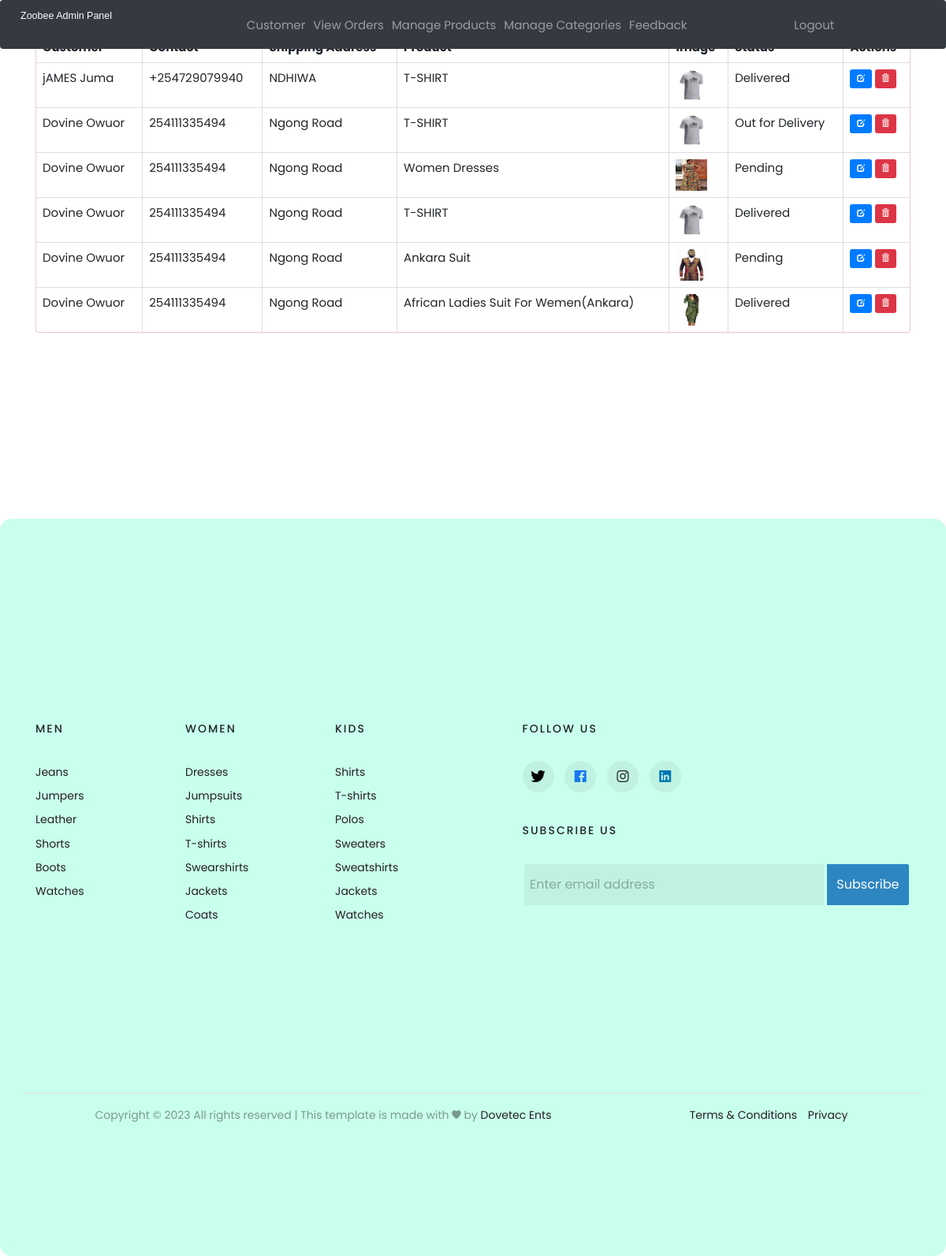
Page /admin-view-booking (signed in) on the committed database.
### ecom/models.py (models this page shows, shortened)
class Customer(models.Model):
    user=models.OneToOneField(User,on_delete=models.CASCADE)
    profile_pic= models.ImageField(upload_to='profile_pic/CustomerProfilePic/',null=True,blank=True)
    address = models.CharField(max_length=40)
    mobile = models.CharField(max_length=20,null=False)
    @property
    def get_name(self):
        return self.user.first_name+" "+self.user.last_name

class Orders(models.Model):
    STATUS =(
        ('Pending','Pending'),
        ('Order Confirmed','Order Confirmed'),
        ('Out for Delivery','Out for Delivery'),
        ('Delivered','Delivered'),
    )
    customer=models.ForeignKey('Customer', on_delete=models.CASCADE,null=True)
    product=models.ForeignKey('Product',on_delete=models.CASCADE,null=True)
    email = models.CharField(max_length=50,null=True)
    address = models.CharField(max_length=500,null=True)
    mobile = models.CharField(max_length=20,null=True)
    order_date= models.DateField(auto_now_add=True,null=True)
    status=models.CharField(max_length=50,null=True,choices=STATUS)

class Product(models.Model):
    name=models.CharField(max_length=40)
    product_image= models.ImageField(upload_to='product_image/',null=True,blank=True)
    price = models.PositiveIntegerField()
    description=models.CharField(max_length=40)

### ecom/views.py (the view)
# urls.py: path('admin-view-booking', views.admin_view_booking_view,name='admin-view-booking'),
@login_required(login_url='adminlogin')
def admin_view_booking_view(request):
    orders=models.Orders.objects.all()
    ordered_products=[]
    ordered_bys=[]
    for order in orders:
        ordered_product=models.Product.objects.all().filter(id=order.product.id)
        ordered_by=models.Customer.objects.all().filter(id = order.customer.id)
        ordered_products.append(ordered_product)
        ordered_bys.append(ordered_by)
    return render(request,'ecom/admin_view_booking.html',{'data':zip(ordered_products,ordered_bys,orders)})

### templates/ecom/admin_view_booking.html (shortened to what this page needs)
{% extends 'ecom/admin_base.html' %}
{% load static %}
{% block content %}
<head>
{% load static %}
  <link href="//netdna.bootstrapcdn.com/bootstrap/3.0.0/css/bootstrap.min.css" rel="stylesheet" id="bootstrap-css">
</head>
<div class="container">
  <div class="panel panel-danger">
    <div class="panel-heading">
      <h6 class="panel-title">Total Orders</h6>
    </div>
    <table class="table table-hover table-bordered" id="dev-table">
      <thead>
        <tr>
          <th>Customer</th>
          <th>Contact</th>
          <th>Shipping Address</th>
          <th>Product</th>
          <th>Image</th>
          <th>Status</th>
          <th>Actions</th>
        </tr>
      </thead>
      {% for product,customer,order in data %}
      <tr>
        {% for c in customer %}
        <td> {{c.get_name}}</td>
        <td>{{c.mobile}}</td>
        <td>{{order.address}}</td>
        {% endfor %}
        {% for p in product %}
        <td> {{p.name}}</td>
        <td> <img src="{% static p.product_image.url %}" alt="Profile Pic" height="40px" width="40px" /></td>
        <td>{{order.status}}</td>
        <td><a class="btn btn-primary btn-xs" href="{% url 'update-order' order.id  %}"><span
              class="glyphicon glyphicon-edit"></span></a>
          <a class="btn btn-danger btn-xs" href="{% url 'delete-order' order.id  %}"><span
              class="glyphicon glyphicon-trash"></span></a>
        </td>
        {% endfor %}
      </tr>
      {% endfor %}
    </table>
  </div>
</div>
{% endblock content %}

### templates/ecom/admin_base.html (style rules this page uses)
body { margin: 0; padding: 0; box-sizing: border-box; }

### templates/ecom/admin_view_booking.html (style rules this page uses)
a:link { text-decoration: none; }
h6 { text-align: center; }

### rows in the picture
Orders: address "NDHIWA", status "Delivered"
Customer: get_name "jAMES Juma", mobile "+254729079940"
Product: name "T-SHIRT", product_image (picture)
Orders: address "Ngong Road", status "Out for Delivery"
Customer: get_name "Dovine Owuor", mobile "254111335494"
Orders: address "Ngong Road", status "Pending"
Product: name "Women Dresses", product_image (picture)
Orders: address "Ngong Road", status "Delivered"
Orders: address "Ngong Road", status "Pending"
Product: name "Ankara Suit", product_image (picture)
Orders: address "Ngong Road", status "Delivered"
Product: name "African Ladies Suit For Wemen(Ankara)", product_image (picture)
